Frame 1 (no input): blank canvas, image omitted
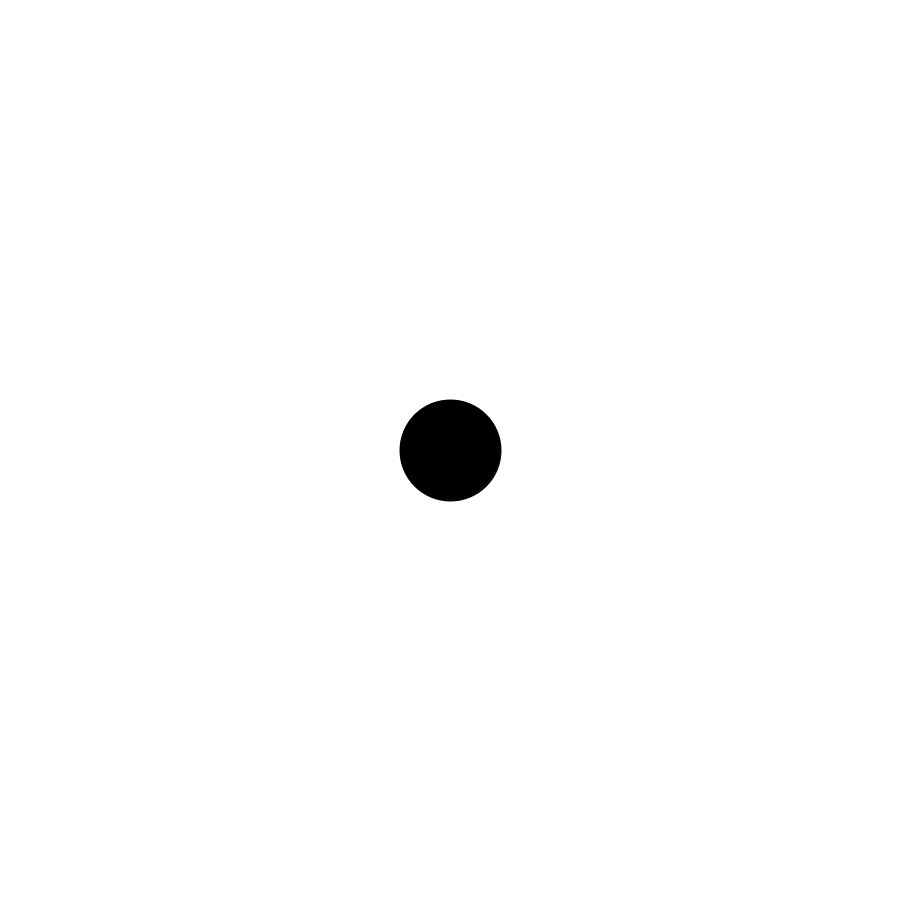
Frame 60 (the mouse pressed at the canvas centre just before this capture)
Frame 120 (the mouse held since frame 60 and released just before this capture): identical to frame 60, image omitted

The Processing sketch that drew this single still picture (run headless with seeded random() and noise(); from frame 60 on, the mouse is pressed at the canvas centre):

// Processing sketch: two_windows_ui
// ── two_windows_ui.pde
/**************************************************************
 Project:  An example of using two windows in a sketch
 Author:   Yahir
 Date:     October 2021
 
 **************************************************************/

import processing.core.*;
PWindow sketch2;            // second sketch window object

// test variables
float radius;
float sw;
boolean solid;

boolean sketch2Loaded = false;

/**************************************************************
 SETTINGS AND SETUP 1
 **************************************************************/
public void settings() {
  size(900, 900);
}

void setup() { 
  sketch2 = new PWindow();
  surface.setTitle("Sketch 1");
  surface.setLocation(10, 25);

  radius = 0;
  sw = 0;
  solid = false;
}

/**************************************************************
 DRAW METHOD 1
 **************************************************************/
void draw() {
  background(255);
  
  // once second window loaded
  if (sketch2Loaded) {
    radius = sketch2.s1.getValue();
    sw = sketch2.s2.getValue();
    solid = sketch2.b1.getValue();
  }
  
  // example
  if (solid) {
    fill(0);
  } else {
    noFill();
  }
  strokeWeight(sw);
  ellipse(width/2, height/2, radius, radius);
}

/**************************************************************
 MOUSE CLICKED
 **************************************************************/
void mouseClicked() {
  println("Click in sketch 1");
}

/**************************************************************
 kEY PRESSED
 **************************************************************/
void keyPressed() {
  println(key, "pressed in sketch 1");
}

// ── PWindow.pde
/**************************************************************
 Second Window used in sketch
 
 Holds all methods and functions for second window
 **************************************************************/
class PWindow extends PApplet {
  // design
  color c1 = color(234, 236, 238);
  color c2 = color(213, 216, 220);
  color c3 = color(192, 197, 203);
  color c4 = color(171, 178, 185);
  color c5 = color(150, 159, 168);
  color c6 = color(128, 139, 150);
  color c7 = color(107, 120, 133);
  color c8 = color(86, 101, 115);
  color c9 = color(65, 81, 98);


  //ArrayList<PVector> vectors = new ArrayList<PVector>(); // is this needed?

  // second sketch variables
  Slider s1, s2;
  Button b1;


  /**
   * Constructor method PWindow class
   *
   */
  PWindow() {
    super();
    PApplet.runSketch(new String[] {this.getClass().getSimpleName()}, this);
  }
  // not sure that I needed this?
  //void evokedFromPrimary(float relPosX, float relPosY) {
  //  println("evoked from primary");
  //  tempX = relPosX;
  //  tempY = relPosY;

  //  float xPos = map(relPosX, 0, 100, 0, this.width);
  //  float yPos = map(relPosY, 0, 100, 0, this.height);

  //  vectors.add(new PVector(xPos, yPos));
  //}

  // set the size here of second window window
  void settings() {
    size(900, 900);
  }

  /**************************************************************
   SET UP METHOD - SECOND
   **************************************************************/
  void setup() {
    surface.setTitle("Sketch 2 - Control Panel");
    surface.setLocation(925, 25);

    s1 = new Slider(50, 100, 300, "Radius", 50, 200, 100);
    s2 = new Slider(50, 250, 300, "Stroke", 2, 8, 2);
    b1 = new Button(200, 400, true);

    sketch2Loaded = true; // inform sketch 1 on load
  }

  /**************************************************************
   DRAW METHOD - SECOND 
   **************************************************************/
  void draw() {
    background(c3);
    
    // display 
    s1.display();
    s2.display();   
    b1.display();
  }

  /**************************************************************
   MOUSE DRAGGED
   
   - Update sliders
   **************************************************************/
  void mouseDragged() {
    s1.onDrag();
    s2.onDrag();
  }

  /**************************************************************
   MOUSE RELEASED
   
   - Update button
   **************************************************************/
  void mouseReleased() {
    if (mouseButton == LEFT) {
      b1.onClick();
    }
  }

  /**************************************************************
   Class for creating very basic GUI sliders to modify elements 
   of sketch 1
   **************************************************************/
  class Slider {
    PVector pos;
    PVector handlePos;
    String name;
    float min;
    float max;
    float len;

    /**
     * Constructor method for Slider class
     *
     * @param {int} _x        the x position of Slider (LEFT)
     * @param {int} _y        the y position of Slider (LEFT)
     * @param {int} _l        the length of the Slider
     * @param {STRING} _n     the y name of the Slider
     * @param {float} _min    the minimum value of Slider
     * @param {float} _max    the maximum value of Slider
     * @param {float} _v      the start value of Slider
     */
    Slider(int _x, int _y, int _l, String _n, float _min, float _max, float _v) {
      min = _min;
      max = _max;
      len = _l;
      float val = map(_v, min, max, 0, len);
      pos = new PVector(_x, _y, _v);  
      handlePos = new PVector(_x + val, _y);
      name = _n;
    }

    /**
     * return value method
     */
    float getValue() {
      return pos.z;
    }

    /**
     * on drage update value
     */
    void onDrag() {
      if (active()) {
        float val = map(mouseX, pos.x, pos.x + len, min, max);
        if (val < min) val = min;
        if (val > max) val = max;
        pos.z = val;

        handlePos.x = mouseX;
        if (handlePos.x < pos.x) handlePos.x = pos.x;
        if (handlePos.x > pos.x + 300) handlePos.x = pos.x + 300;
      }
    }

    /**
     * display the slider
     */
    void display() {  
      stroke(c9);
      line(pos.x, pos.y, pos.x + len, pos.y);
      stroke(255); 
      if (active()) {
        fill(c1);
      } else {
        fill(c4);
      }
      ellipse(handlePos.x, handlePos.y, 30, 30);

      fill(c9);

      textAlign(LEFT);
      text(name, pos.x, pos.y + 30);
      textAlign(RIGHT);
      text(pos.z, pos.x + len, pos.y + 30);
    }

    /**
     * check if mouse is within slider knob
     */
    boolean active() {
      if (dist(mouseX, mouseY, handlePos.x, handlePos.y) < 15) {
        return true;
      } else {
        return false;
      }
    }
  } 

  /**************************************************************
   Class for creating very basic GUI button to modify elements 
   of sketch 1
   **************************************************************/
  class Button {
    PVector pos;
    boolean value;
    int len;
    String name;

    /**
     * Constructor method for Button class
     *
     * @param {int} _x        the x position of Button (CENTER)
     * @param {int} _y        the y position of Butoon (CENTER)
     * @param {boolean} _v    the start value of Button
     */
    Button(int _x, int _y, boolean _v) {
      pos = new PVector(_x, _y);
      len = 60;
      name = "Fill";
      value = _v;
    }

    /**
     * get value
     */
    boolean getValue() {
      return value;
    }

    /**
     * onClick update value
     */
    void onClick() {
      if (active()) {
        value = !value;
      }
    }

    /**
     * display slider
     */
    void display() {
      stroke(255);
      if (value) {
        fill(c2);
      } else {
        fill(c4);
      }

      if (active()) {
        fill(c1);
      }
      ellipse(pos.x, pos.y, len, len);
      textAlign(CENTER);
      fill(c9);
      text(name, pos.x, pos.y + len - 10);
    }

    /**
     * check if mouse is within button 
     */
    boolean active() {
      if (dist(mouseX, mouseY, pos.x, pos.y) < len/2) {
        return true;
      } else {
        return false;
      }
    }
  }
}
